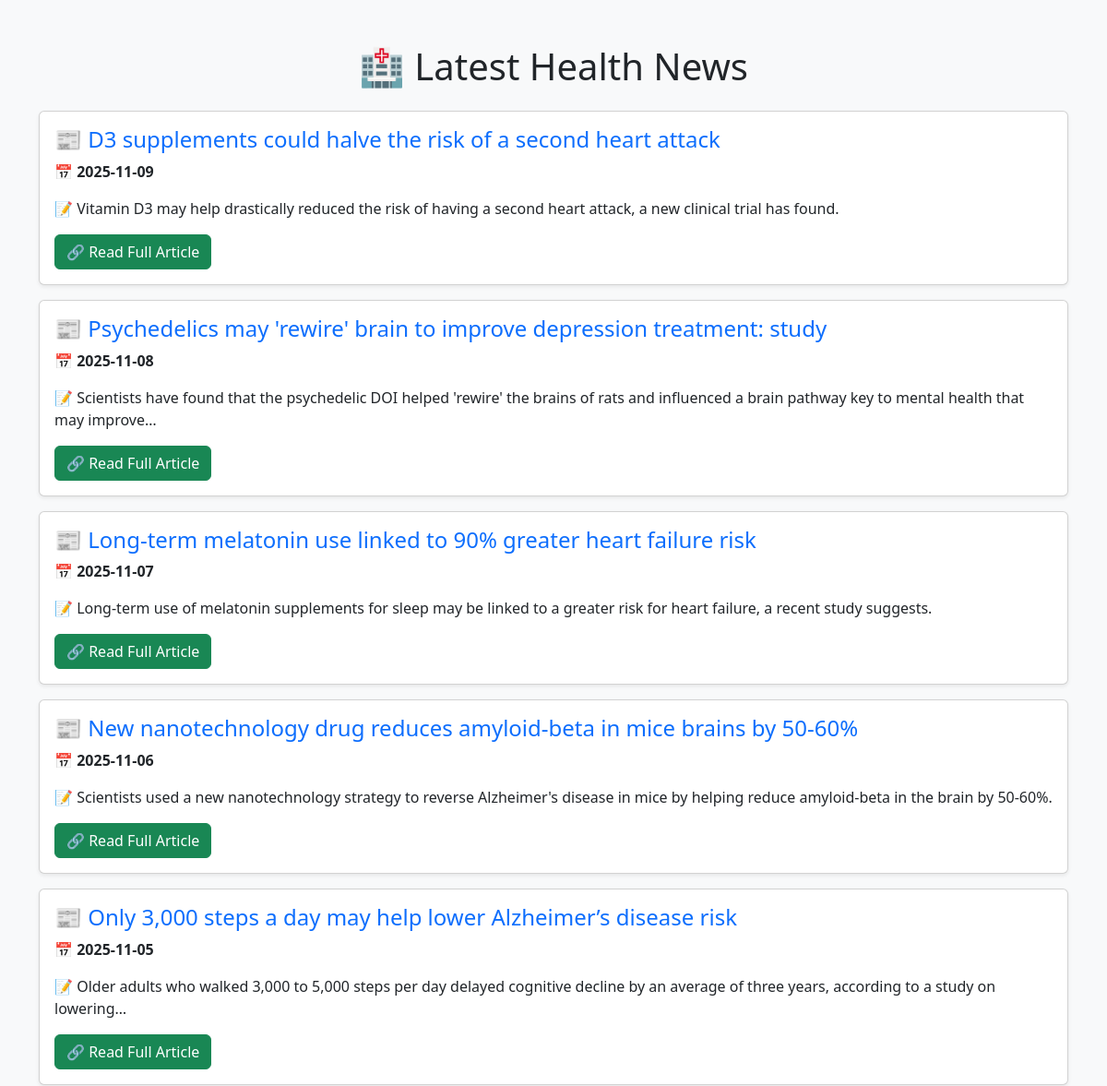
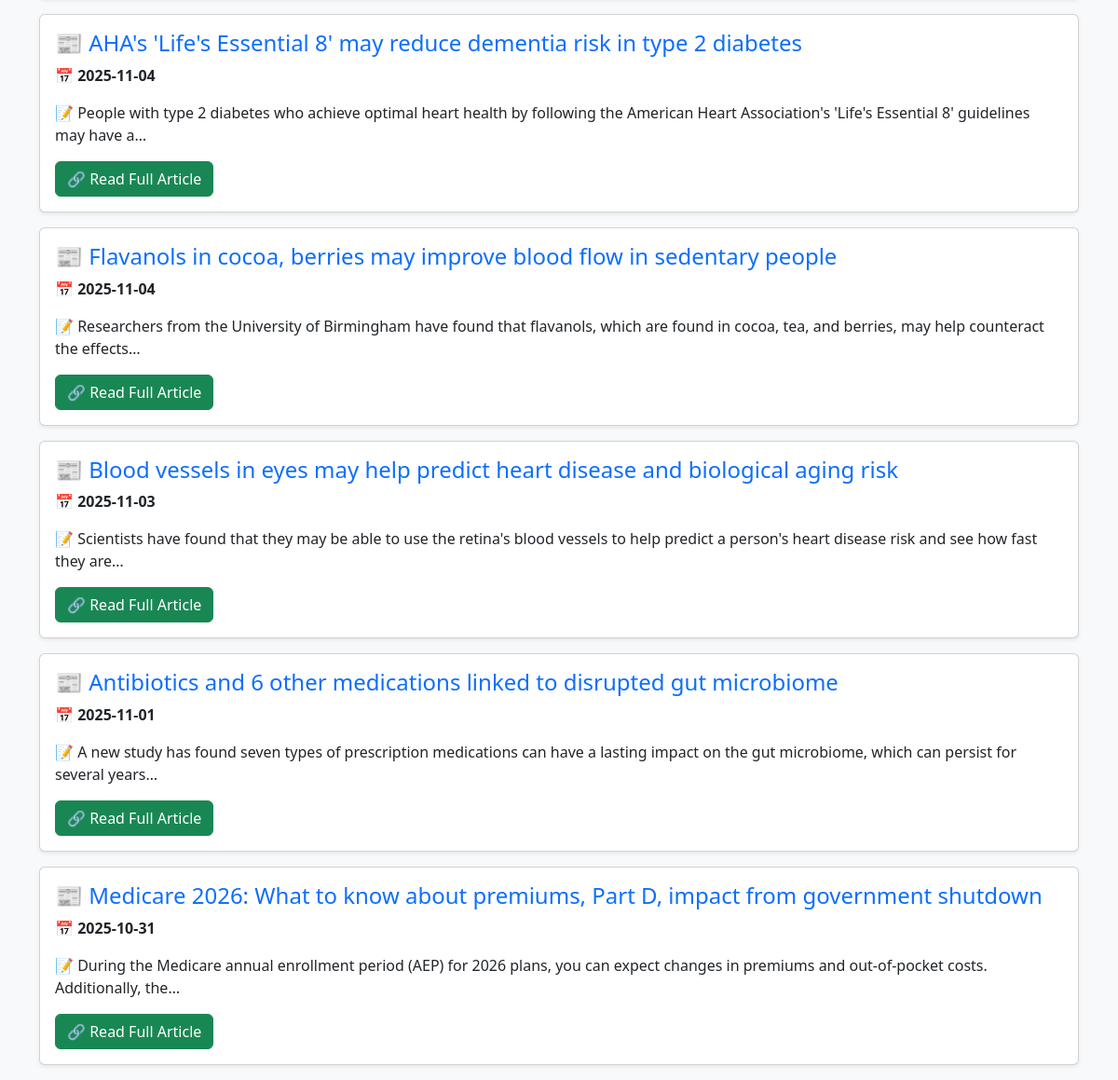
The app's page /, older data (2 pictures, top to bottom).
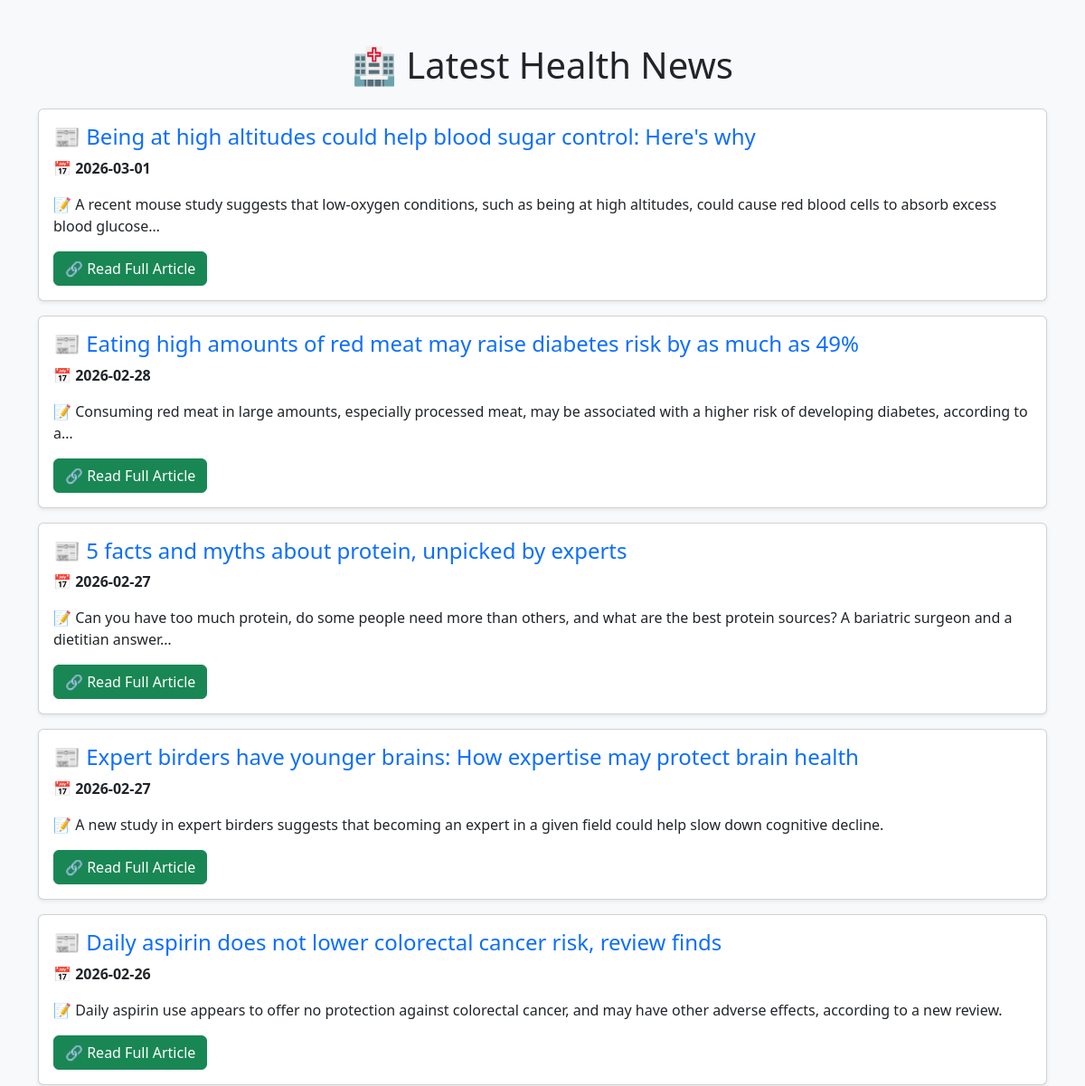
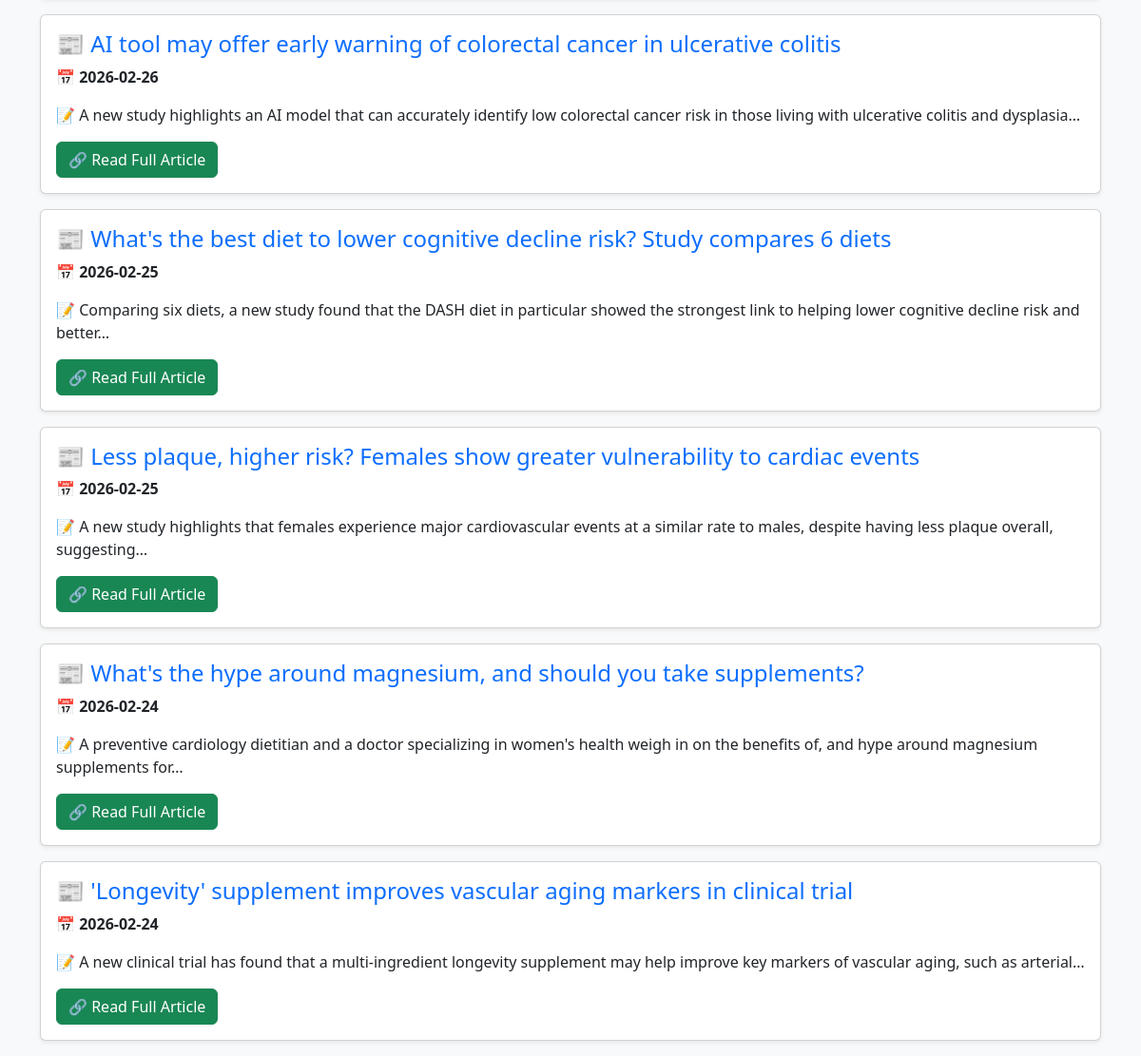
The same page, newer data (2 pictures, top to bottom).
### tables this page shows
CREATE TABLE news (
        id INTEGER PRIMARY KEY AUTOINCREMENT,
        date TEXT NOT NULL,
        title TEXT UNIQUE, 
        description TEXT,
        news_url TEXT
    );

### app.py (the view)
@app.route("/")
def index():
    page = request.args.get("page", 1, type=int)  # Get the current page number
    limit = 10  # Number of articles per page
    offset = (page - 1) * limit  # Calculate the offset
    news = fetch_news(limit, offset)
    return render_template("index.html", news=news, page=page)

### app.py (called while the page is built)
def fetch_news(limit=10, offset=0):
    conn = sqlite3.connect("health_news.db")
    cursor = conn.cursor()
    cursor.execute("SELECT date, title, description, news_url FROM news ORDER BY date DESC LIMIT ? OFFSET ?", (limit, offset))
    news_list = cursor.fetchall()
    conn.close()
    return news_list

### templates/index.html (shortened to what this page needs)
<!DOCTYPE html>
<html lang="en">
<head>
    <link href="https://cdn.jsdelivr.net/npm/bootstrap@5.3.0/dist/css/bootstrap.min.css" rel="stylesheet">
</head>
<body class="bg-light">
    <div class="container mt-5">
        <h1 class="text-center mb-4">🏥 Latest Health News</h1>
        {% for article in news %}
        <div class="card mb-3 shadow-sm">
            <div class="card-body">
                <h4 class="card-title text-primary">📰 {{ article[1] }}</h4>
                <p class="card-text">📅 <strong>{{ article[0] }}</strong></p>
                <p class="card-text">📝 {{ article[2] }}</p>
                <a href="{{ article[3] }}" class="btn btn-success" target="_blank">🔗 Read Full Article</a>
            </div>
        </div>
        {% endfor %}
    </div>
</body>
</html>

Row changes from the older to the newer data that the page shows:
no longer on this page (row unchanged): news: title "D3 supplements could halve the risk of a second heart attack", date "2025-11-09", description "Vitamin D3 may help drastically reduced the risk of having a second heart attack, a new clinical trial has found."
no longer on this page (row unchanged): news: title "Psychedelics may 'rewire' brain to improve depression treatment: study", date "2025-11-08", description "Scientists have found that the psychedelic DOI helped 'rewire' the brains of rats and influenced a brain pathway key to mental health that may improve…"
no longer on this page (row unchanged): news: title "Long-term melatonin use linked to 90% greater heart failure risk", date "2025-11-07", description "Long-term use of melatonin supplements for sleep may be linked to a greater risk for heart failure, a recent study suggests."
no longer on this page (row unchanged): news: title "New nanotechnology drug reduces amyloid-beta in mice brains by 50-60%", date "2025-11-06", description "Scientists used a new nanotechnology strategy to reverse Alzheimer's disease in mice by helping reduce amyloid-beta in the brain by 50-60%."
no longer on this page (row unchanged): news: title "Only 3,000 steps a day may help lower Alzheimer’s disease risk", date "2025-11-05", description "Older adults who walked 3,000 to 5,000 steps per day delayed cognitive decline by an average of three years, according to a study on lowering…"
no longer on this page (row unchanged): news: title "AHA's 'Life's Essential 8' may reduce dementia risk in type 2 diabetes", date "2025-11-04", description "People with type 2 diabetes who achieve optimal heart health by following the American Heart Association's 'Life's Essential 8' guidelines may have a…"
no longer on this page (row unchanged): news: title "Flavanols in cocoa, berries may improve blood flow in sedentary people", date "2025-11-04", description "Researchers from the University of Birmingham have found that flavanols, which are found in cocoa, tea, and berries, may help counteract the effects…"
no longer on this page (row unchanged): news: title "Blood vessels in eyes may help predict heart disease and biological aging risk", date "2025-11-03", description "Scientists have found that they may be able to use the retina's blood vessels to help predict a person's heart disease risk and see how fast they are…"
no longer on this page (row unchanged): news: title "Antibiotics and 6 other medications linked to disrupted gut microbiome", date "2025-11-01", description "A new study has found seven types of prescription medications can have a lasting impact on the gut microbiome, which can persist for several years…"
no longer on this page (row unchanged): news: title "Medicare 2026: What to know about premiums, Part D, impact from government shutdown", date "2025-10-31", description "During the Medicare annual enrollment period (AEP) for 2026 plans, you can expect changes in premiums and out-of-pocket costs. Additionally, the…"
added news: title "Being at high altitudes could help blood sugar control: Here's why", date "2026-03-01", description "A recent mouse study suggests that low-oxygen conditions, such as being at high altitudes, could cause red blood cells to absorb excess blood glucose…"
added news: title "Eating high amounts of red meat may raise diabetes risk by as much as 49%", date "2026-02-28", description "Consuming red meat in large amounts, especially processed meat, may be associated with a higher risk of developing diabetes, according to a…"
added news: title "5 facts and myths about protein, unpicked by experts", date "2026-02-27", description "Can you have too much protein, do some people need more than others, and what are the best protein sources? A bariatric surgeon and a dietitian answer…"
added news: title "Expert birders have younger brains: How expertise may protect brain health", date "2026-02-27", description "A new study in expert birders suggests that becoming an expert in a given field could help slow down cognitive decline."
added news: title "Daily aspirin does not lower colorectal cancer risk, review finds", date "2026-02-26", description "Daily aspirin use appears to offer no protection against colorectal cancer, and may have other adverse effects, according to a new review."
added news: title "AI tool may offer early warning of colorectal cancer in ulcerative colitis", date "2026-02-26", description "A new study highlights an AI model that can accurately identify low colorectal cancer risk in those living with ulcerative colitis and dysplasia…"
added news: title "What's the best diet to lower cognitive decline risk? Study compares 6 diets", date "2026-02-25", description "Comparing six diets, a new study found that the DASH diet in particular showed the strongest link to helping lower cognitive decline risk and better…"
added news: title "Less plaque, higher risk? Females show greater vulnerability to cardiac events", date "2026-02-25", description "A new study highlights that females experience major cardiovascular events at a similar rate to males, despite having less plaque overall, suggesting…"
added news: title "What's the hype around magnesium, and should you take supplements?", date "2026-02-24", description "A preventive cardiology dietitian and a doctor specializing in women's health weigh in on the benefits of, and hype around magnesium supplements for…"
added news: title "'Longevity' supplement improves vascular aging markers in clinical trial", date "2026-02-24", description "A new clinical trial has found that a multi-ingredient longevity supplement may help improve key markers of vascular aging, such as arterial…"
